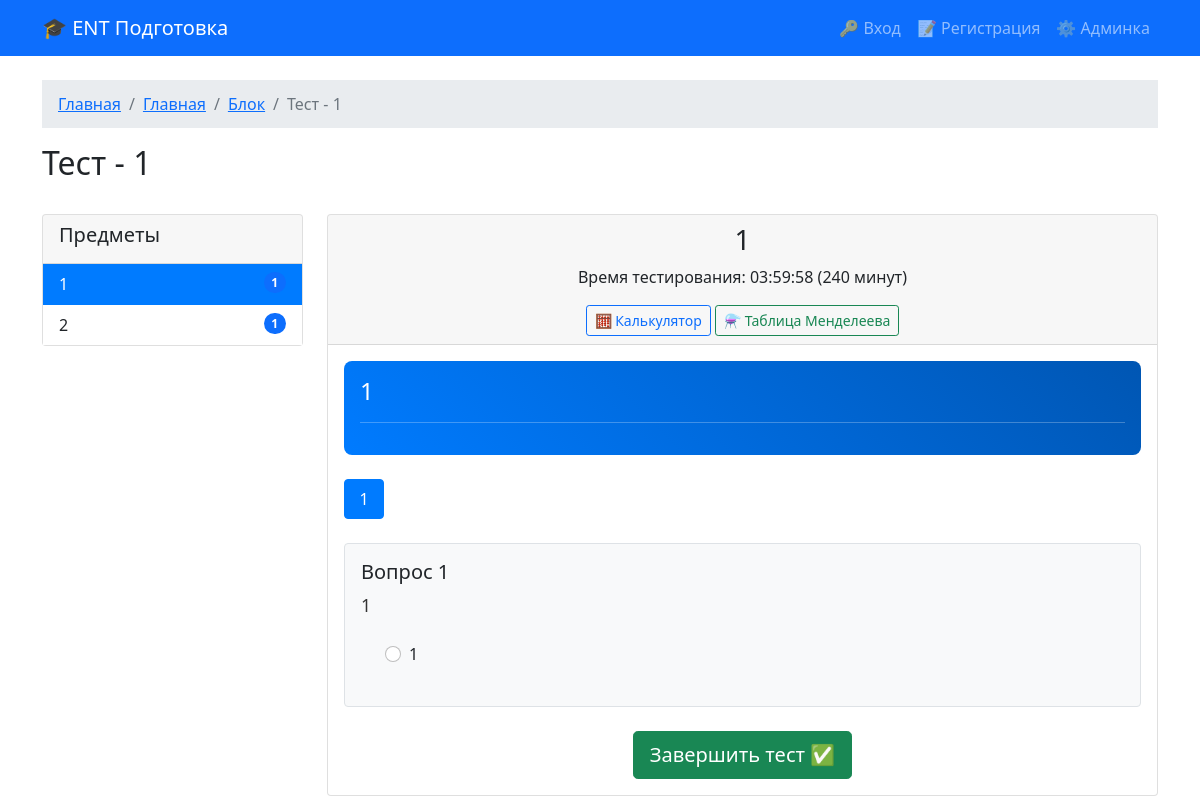
/test/1, run on the app's committed database.
### tables this page shows
CREATE TABLE variants (
    id INTEGER PRIMARY KEY AUTOINCREMENT,
    block_id INTEGER NOT NULL,
    name TEXT NOT NULL,
    FOREIGN KEY (block_id) REFERENCES blocks(id) ON DELETE CASCADE
);

CREATE TABLE questions (
    id INTEGER PRIMARY KEY AUTOINCREMENT,
    subject_id INTEGER NOT NULL,
    text TEXT NOT NULL,
    FOREIGN KEY (subject_id) REFERENCES subjects(id) ON DELETE CASCADE
);

CREATE TABLE answers (
    id INTEGER PRIMARY KEY AUTOINCREMENT,
    question_id INTEGER NOT NULL,
    text TEXT NOT NULL,
    is_correct BOOLEAN NOT NULL DEFAULT 0,
    FOREIGN KEY (question_id) REFERENCES questions(id) ON DELETE CASCADE
);

### main.py (the view)
@app.route("/test/<int:variant_id>")
def take_test(variant_id):
    conn = get_db()
    variant = conn.execute("""
                           SELECT v.*, b.has_calculator, b.has_periodic_table
                           FROM variants v
                                    JOIN blocks b ON v.block_id = b.id
                           WHERE v.id = ?
                           """, (variant_id,)).fetchone()
    if not variant:
        conn.close()
        flash("Вариант не найден.", "error")
        return redirect(url_for('index'))
    questions = conn.execute("""
        SELECT q.id as question_id, q.text, s.name as subject_name
        FROM questions q
        JOIN subjects s ON q.subject_id = s.id
        WHERE s.variant_id = ?
        ORDER BY s.name, q.id
    """, (variant_id,)).fetchall()
    if not questions:
        conn.close()
        flash("В этом варианте пока нет вопросов. Администратор должен добавить вопросы.", "warning")
        return redirect(url_for('block_variants', block_id=variant['block_id']))
    questions_by_subject = {}
    for question in questions:
        subject_name = question['subject_name']
        if subject_name not in questions_by_subject:
            questions_by_subject[subject_name] = []
        questions_by_subject[subject_name].append(question)
    answers_dict = {}
    for question in questions:
        answers = conn.execute("SELECT * FROM answers WHERE question_id=?", (question['question_id'],)).fetchall()
        answers_dict[question['question_id']] = answers
        if not answers:
            conn.close()
            flash(f"У вопроса '{question['text'][:50]}...' нет ответов. Обратитесь к администратору.", "error")
            return redirect(url_for('block_variants', block_id=variant['block_id']))
    conn.close()
    return render_template("test.html",
                           variant=variant,
                           questions_by_subject=questions_by_subject,
                           answers_dict=answers_dict)

### main.py (called while the page is built)
def get_db():
    conn = sqlite3.connect(DB_NAME)
    conn.row_factory = sqlite3.Row
    conn.execute("PRAGMA foreign_keys = ON")
    return conn

### templates/test.html (shortened to what this page needs)
{% extends "base.html" %}
{% block title %}Тест - {{ variant.name }}{% endblock %}
{% block breadcrumb_items %}
    <li class="breadcrumb-item"><a href="{{ url_for('index') }}">Главная</a></li>
    <li class="breadcrumb-item"><a href="{{ url_for('block_variants', block_id=variant.block_id) }}">Блок</a></li>
    <li class="breadcrumb-item active">Тест - {{ variant.name }}</li>
{% endblock %}
{% block content %}
<div class="row">
    <div class="col-md-3">
        <div class="card">
            <div class="card-header">
                <h5>Предметы</h5>
            </div>
            <div class="card-body p-0">
                <div class="list-group list-group-flush">
                    {% for subject_name, subject_questions in questions_by_subject.items() %}
                    <a href="#subject-{{ loop.index }}"
                       class="list-group-item list-group-item-action {% if loop.first %}active{% endif %}"
                       onclick="showSubject('subject-{{ loop.index }}')">
                        {{ subject_name }}
                        <span class="badge bg-primary rounded-pill float-end">{{ subject_questions|length }}</span>
                    </a>
                    {% endfor %}
                </div>
            </div>
        </div>
    </div>
    <div class="col-md-9">
        <div class="card">
            <div class="card-header text-center">
                <h3>{{ variant.name }}</h3>
                <p>Время тестирования: <span id="timer">04:00:00</span> (240 минут)</p>
                <div class="tools-container mt-2">
                    <button type="button" class="btn btn-sm btn-outline-primary" onclick="toggleCalculator()">
                        🧮 Калькулятор
                    </button>
                    <button type="button" class="btn btn-sm btn-outline-success" onclick="togglePeriodicTable()">
                        ⚗️ Таблица Менделеева
                    </button>
                </div>
            </div>
            <div class="card-body">
                <form id="testForm" action="{{ url_for('submit_test', variant_id=variant.id) }}" method="POST">
                    {% for subject_name, subject_questions in questions_by_subject.items() %}
                    {% set subject_index = loop.index %}
                    <div id="subject-{{ subject_index }}" class="subject-section {% if not loop.first %}d-none{% endif %}">
                        <div class="subject-header mb-4">
                            <h4>{{ subject_name }}</h4>
                            <hr>
                        </div>
                        <div class="question-navigation mb-4">
                            <div class="d-flex flex-wrap gap-2">
                                {% for question in subject_questions %}
                                <button type="button"
                                        class="btn btn-outline-primary question-btn {% if loop.first %}active{% endif %}"
                                        onclick="showQuestion({{ loop.index }}, 'subject-{{ subject_index }}')">
                                    {{ loop.index }}
                                </button>
                                {% endfor %}
                            </div>
                        </div>
                        {% for question in subject_questions %}
                        <div id="question-{{ loop.index }}-subject-{{ subject_index }}"
                             class="question-card mb-4 p-3 border rounded {% if not loop.first %}d-none{% endif %}">
                            <h5>Вопрос {{ loop.index }}</h5>
                            <p class="question-text">{{ question.text }}</p>
                            <div class="answers">
                                {% for answer in answers_dict[question.question_id] %}
                                <div class="form-check">
                                    <input class="form-check-input" type="radio"
                                           name="question_{{ question.question_id }}"
                                           value="{{ answer.id }}"
                                           id="answer_{{ answer.id }}_{{ question.question_id }}"
                                           required>
                                    <label class="form-check-label" for="answer_{{ answer.id }}_{{ question.question_id }}">
                                        {{ answer.text }}
                                    </label>
                                </div>
                                {% endfor %}
                            </div>
                        </div>
                        {% endfor %}
                    </div>
                    {% endfor %}
                    <div class="text-center mt-4">
                        <button type="submit" class="btn btn-success btn-lg">
                            Завершить тест ✅
                        </button>
                    </div>
                </form>
            </div>
        </div>
    </div>
</div>
{% endblock %}

### templates/test.html (style rules this page uses)
.subject-header { background: linear-gradient(45deg, #007bff, #0056b3); color: white; padding: 1rem; border-radius: 8px; }
.subject-header h4 { margin: 0; }
.question-card { background-color: #f8f9fa; transition: background-color 0.2s; }
.question-text { font-size: 1.1rem; font-weight: 500; color: #333; margin-bottom: 1.5rem; }
.answers { margin-left: 1rem; }
.form-check { margin-bottom: 0.8rem; padding-left: 2rem; }
.form-check-input { margin-left: -2rem; }
.form-check-label { cursor: pointer; font-size: 1rem; }
.question-btn { width: 40px; height: 40px; padding: 0; display: flex; align-items: center; justify-content: center; }
.question-btn.active { background-color: #007bff; color: white; border-color: #007bff; }
.list-group-item.active { background-color: #007bff; border-color: #007bff; }

### data on the page
variants: name "1"
questions: text "1"
answers: text "1"

### other printed values
{{ subject_name }} "1" "2"
{{ subject_questions|length }} "1" "1"
{{ subject_name }} "1"
